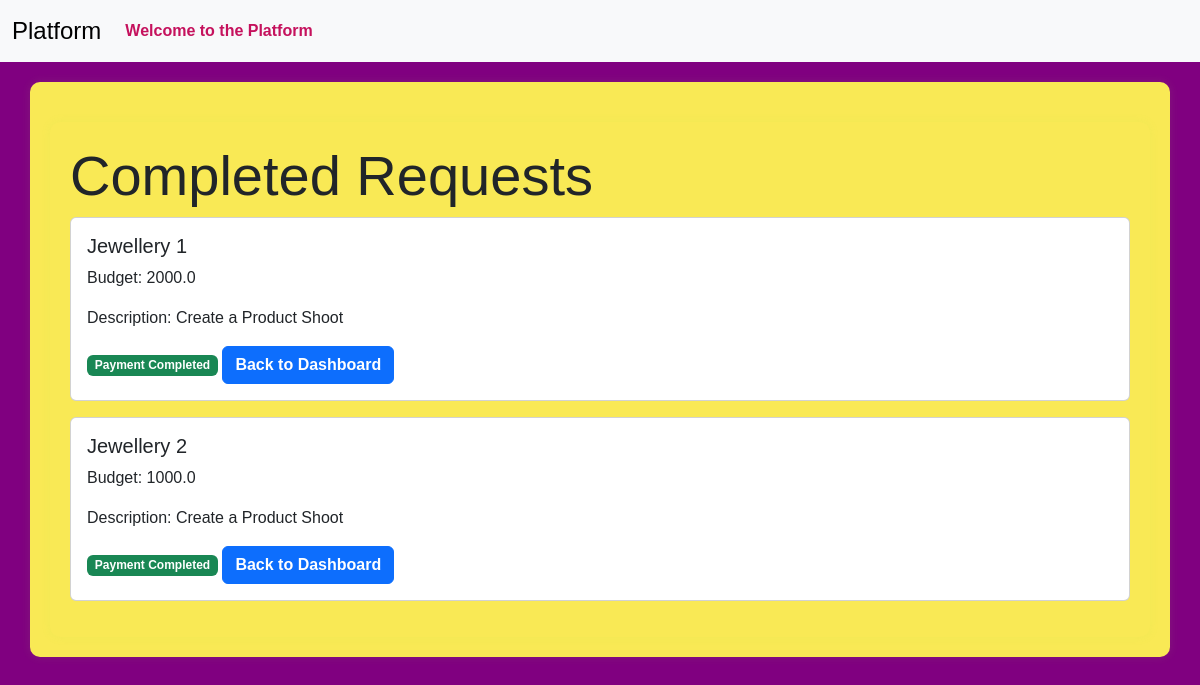
The page /completed_requests (signed in) on the database its author committed.
### models.py (models this page shows)
class Campaign(db.Model):
    __tablename__ = 'campaign'
    id = Column(Integer, primary_key=True)
    name = Column(String(256), unique=False)
    description = Column(Text, nullable=True)
    start_date = Column(Date, nullable=False,default=date.today())
    end_date = Column(Date, nullable=False,default=lambda:date.today()+timedelta(days=30))
    budget = Column(Float, nullable=False,default=0.0)
    visibility = Column(Enum('public', 'private', name='visibility_enum'), nullable=False, default='public')
    sponsor_id = Column(Integer, ForeignKey('sponsor.id'), nullable=False)
    flagged = Column(Boolean, default=False)
    status = Column(String(20), nullable=False,default='In Progress')
    niche = db.Column(db.Enum(NicheEnum), nullable=True)
    completion_status = Column(Boolean, default=False)
    sponsor = relationship('Sponsor', backref='campaigns', overlaps="sponsor_campaigns,sponsor_relation")

### routes.py (the view)
@app.route('/completed_requests')
@login_required
def completed_requests():
    if not isinstance(current_user,Sponsor):
        return "Unauthorized", 403
    completed_campaigns=Campaign.query.filter(Campaign.sponsor_id==current_user.id, Campaign.status.in_(['Completed','Payment Completed'])).all()
    return render_template('completed_requests.html', completed_campaigns= completed_campaigns)

### app.py (called while the page is built)
@login_manager.user_loader
def load_user(user_id):
    return User.query.get(int(user_id))

### templates/completed_requests.html (shortened to what this page needs)
{% extends 'layout.html' %}
{% block content %}
<div class="container">
    <h1 class="display-4"> Completed Requests</h1>
    {% for campaign in completed_campaigns %}
      <div class="card mb-3">
        <div class="card-body">
            <h5 class="card-title">{{campaign.name}}</h5>
            <p>Budget: {{campaign.budget}}</p>
            <p>Description: {{campaign.description}}</p>
            {% if campaign.status == 'Payment Completed' %}
                    <span class="badge bg-success">Payment Completed</span>
            {% else %}
               <a href="{{url_for('make_payment',campaign_id=campaign.id)}}" class="btn btn-primary">Make Payment</a>
            {% endif %}
            <a href="{{url_for('sponsor_dashboard')}}" class="btn btn-primary">Back to Dashboard</a>
        </div>
      </div>
    {% endfor %}
</div>
{% endblock %}

### static/profile_pictures/style.css (style rules this page uses)
body { font-family: 'Arial', sans-serif; background-color:#800080; }
.container { margin-top: 20px; background-color: #f9e955; padding: 20px; border-radius: 10px; box-shadow: 0px 0px 10px rgba(154, 241, 83, 0.1); }
.btn { font-weight: bold; }

### rows shown on the page
Campaign: name "Jewellery 1", budget "2000.0", description "Create a Product Shoot", shows "Payment Completed"
Campaign: name "Jewellery 2", budget "1000.0", description "Create a Product Shoot", shows "Payment Completed"
